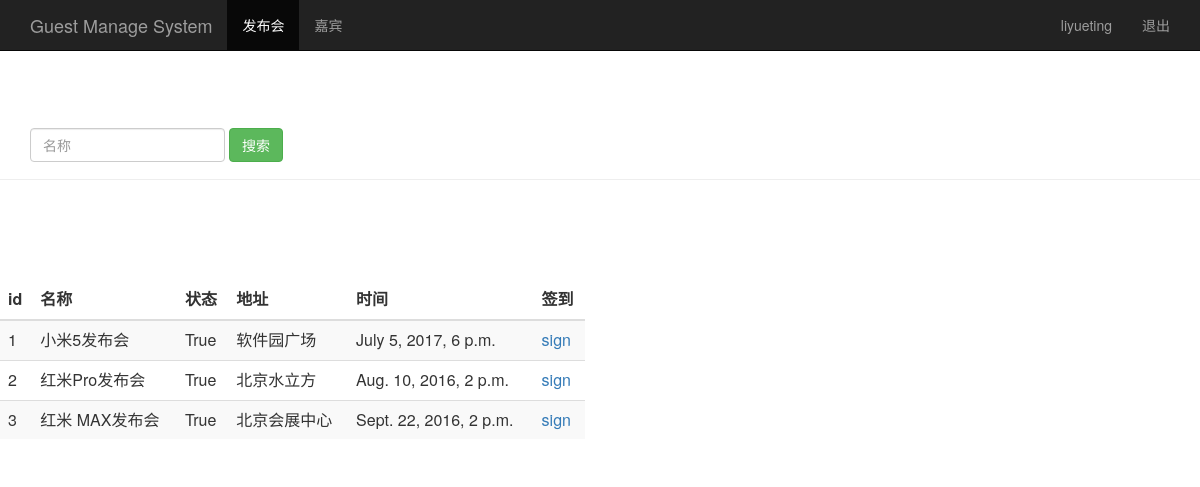
The page /event_manage/ (signed in) on the database its author committed.
### sign/models.py (models this page shows, shortened)
class Event(models.Model):
	name = models.CharField(max_length = 100)
	limit = models.IntegerField()
	status = models.BooleanField()
	address = models.CharField(max_length = 200)
	start_time = models.DateTimeField('event time')
	create_time = models.DateTimeField(auto_now = True)

### sign/views.py (the view)
# urls.py: url(r'^event_manage/$', views.event_manage),
@login_required
def event_manage(request):
	event_list = Event.objects.all()
	username = request.session.get('user', '')
	return render(request, "event_manage.html", {'user':username, 'events': event_list})

### sign/templates/event_manage.html (shortened to what this page needs)
<html lang="zh-CN">
	<head>
		{% load bootstrap3 %}
		{% bootstrap_css %}
	</head>
	<body>
		<nav class = "navbar navbar-inverse navbar-fixed-top">
			<div class="container">
				<div class = "navbar-header">
					<a class= "navbar-brand" href= "/event_manage/">Guest Manage System</a>
				</div>
				<div id="navbar" class="collapse navbar-collapse">
					<ul class="nav navbar-nav">
						<li class="active"><a href="#">发布会</a></li>
						<li><a href="/guest_manage/">嘉宾</a></li>
					</ul>
					<ul class="nav navbar-nav navbar-right">
						<li><a href="#">{{user}}</a></li>
						<li><a href="/logout/">退出</a></li>
					</ul>
				</div>
			</div>
		</nav>
		<div class="page-header" style="padding-top: 60px;">
			<div id="navbar" class="navbar-collapse collapse">
				<form class="navbar-form" method="get" action="/search_name/">
					<div class="form-group">
						<input name="name" type="text" placeholder="名称" class="form-control">
					</div>
					<button type="submit" class="btn btn-success">搜索</button>
				</form>
			</div>
		</div>
		<div class="row" style="padding-top: 80px;">
			<div class="col-md-6">
				<table class="table table-striped">
					<thead>
						<tr>
							<th>id</th><th>名称</th><th>状态</th><th>地址</th><th>时间</th> <th>签到</th>
						</tr>
					</thead>
					<tbody>
						{% for event in events %}
							<tr>
								<td>{{ event.id }}</td>
								<td>{{ event.name }}</td>
								<td>{{ event.status }}</td>
								<td>{{ event.address }}</td>
								<td>{{ event.start_time }}</td>
								<td>
									<a href="/sign_index/{{event.id}}" target = "{{event.id }}_blank"> sign </a>
								</td>
							</tr>
						{% endfor %}
					</tbody>
				</table>
			</div>
		</div>
	</body>
</html>

### rows shown on the page
Event: id "1", name "小米5发布会", status "True", address "软件园广场", start_time "July 5, 2017, 6 p.m."
Event: id "2", name "红米Pro发布会", status "True", address "北京水立方", start_time "Aug. 10, 2016, 2 p.m."
Event: id "3", name "红米 MAX发布会", status "True", address "北京会展中心", start_time "Sept. 22, 2016, 2 p.m."

### other values the page prints
{{ user }} "liyueting"
